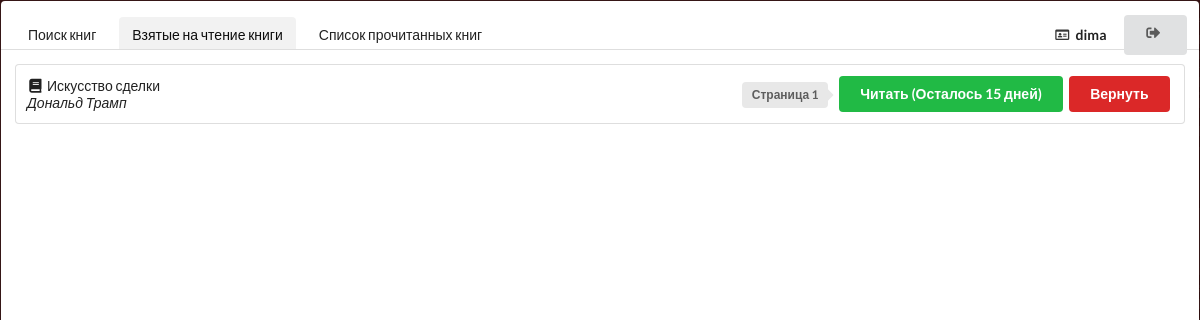
The app's page /main/ (signed in) with its own data.
### Books/models.py (models this page shows)
class ReadingList(models.Model):
    user_id = models.ForeignKey(User, on_delete=models.CASCADE)
    book_id = models.ForeignKey(Book, on_delete=models.CASCADE)
    days = models.IntegerField()
    last_page = models.IntegerField()

class Book(models.Model):
    title = models.CharField(max_length=50, help_text="Название книги")
    author = models.CharField(max_length=50, help_text="Автор книги")
    cover = models.ImageField(upload_to="covers")
    pdf = models.FileField(upload_to="pdf")
    count = models.IntegerField()

### Books/views.py (the view)
# urls.py: path('', views.Reading, name='main'),
def Reading(request):
    if request.user.is_authenticated:
        current_user = request.user
        reading = ReadingList.objects.all().filter(user_id=current_user)
        return render(request, 'Books/main.html', {'reading': reading})
    else:
        return HttpResponseRedirect("/login")

### Books/templates/Books/main.html (shortened to what this page needs)
{% extends 'Books/base.html' %}
{% block panel %}
<a class="item" href="/main/search">
    Поиск книг
</a>
<a class="active item">
    Взятые на чтение книги
</a>
<a class="item" href="/main/completed">
    Список прочитанных книг
</a>
<div class="right menu">
    <a class="item">
        <i class="id card outline icon"></i> <b>{{ user.username }}</b>
    </a>
    <div class="ui vertical animated button" id="logoutButton" tabindex="0">
        <div class="visible content">
            <i class="sign out icon"></i>
        </div>
    </div>
</div>
{% endblock %}
{% block table_content %}
{% if reading %}
{% for read in reading %}
<tr>
    <td class="special collapsing">
        <div class="bookTitle"
            data-html="<div class='header'></div><div class='content'><img class='ui small image' src='{{ read.book_id.cover.url }}'>"
            data-position="bottom right"><i class="book icon"></i>{{ read.book_id.title }}</div>
        <i>{{ read.book_id.author }}</i>
    </td>
    <td class="right aligned collapsing">
        <div class="ui right pointing label">Страница {{read.last_page}}</div>
        <div class="ui green button reading {{ read.id }}">Читать (Осталось {{ read.days }} дней)</div>
        <button class="ui red button delete {{ read.id }}">
            Вернуть
        </button>
    </td>
</tr>
{% endfor %}
{% else %}
Вы не читаете ни одной книги, <a href="/main/search/">перейти в каталог</a>
{% endif %}
{% endblock %}

### Books/templates/Books/base.html (style rules this page uses)
body { background-color: #DADADA; }

### records on screen
ReadingList: book_id "Искусство сделки", book_id.author "Дональд Трамп", last_page "1", days "15"

### other values on screen
{{ user.username }} "dima"
